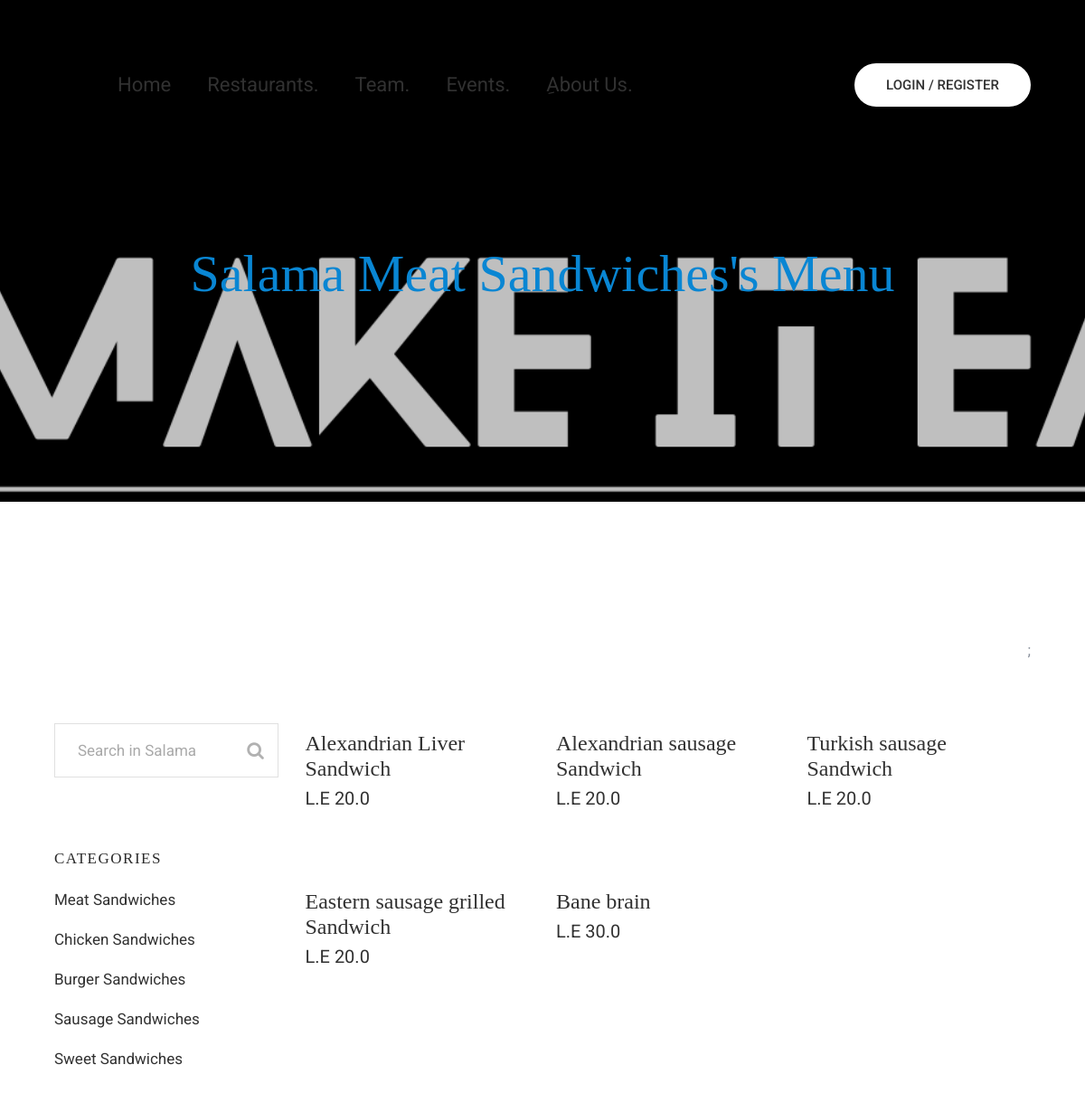
The app's page /Restaurant_view/salama/meat-sandwiches-salama with its own data.
### categories_and_products/models.py (models this page shows, shortened)
class Category(models.Model):
    Category_name = models.CharField(max_length=250,unique = True,)
    display_name =  models.CharField(max_length=250, blank=True,null = True)
    categoryslug = models.SlugField(unique=True, db_index=True,blank=True,null = True)
    image = models.ImageField(
        upload_to="Categories", blank=True,null = True )
    active = models.BooleanField(default=True)
    created = models.DateTimeField(auto_now_add=True)
    Restaurant = models.ForeignKey(
        Restaurant, on_delete=models.CASCADE, blank=True,null= True)
    def get_absolute_url_category(self):
        return reverse('categories_and_products:category_details', args=[self.Restaurant.restaurant_slug] + [self.categoryslug])
    class Meta:
        verbose_name_plural = "Categories"

class Restaurant(models.Model):
    Name = models.CharField(max_length=250, blank=True, unique=True,null = True)
    restaurant_slug = models.SlugField(unique=True, db_index=True)
    address = models.CharField(max_length=250, blank=True,null = True,)
    image = models.ImageField(
        upload_to="Restaurant", blank=True, )
    delivery_fees = models.FloatField()
    created = models.DateTimeField(auto_now_add=True)
    active = models.BooleanField(default=True)
    class Meta:
        verbose_name_plural = "Restaurants"

class Product(models.Model):
    name = models.CharField(max_length=250, blank=True)
    ArabicName = models.CharField(max_length = 250, blank = True, null= True)
    productslug = models.SlugField(unique=True, db_index=True,)
    Restaurant = models.ForeignKey(
        Restaurant, on_delete=models.CASCADE, blank=True,null= True)
    description = models.TextField(blank=True)
    price = models.FloatField(default=0)
    category = models.ForeignKey(Category, on_delete=models.CASCADE,blank=True,null = True,)
    boughtPrice = models.FloatField(blank=True, null=True, default=0)
    offerPercentage = models.FloatField(blank=True, null=True,)
    active = models.BooleanField(default=True)
    Most_Popular = models.BooleanField(default=False)
    New_Products = models.BooleanField(default=False)
    Best_Offer = models.BooleanField(default=False)
    created = models.DateTimeField(auto_now_add=True)
    def get_absolute_url(self):
        return reverse("categories_and_products:product_details", args=[self.Restaurant.restaurant_slug] + [self.productslug])
    def get_absolute_searched_url(self):
        return reverse("categories_and_products:searched_Page_Restaurants_Products", args=[self.Restaurant.restaurant_slug])
    def discountpercentage(self):
        if self.boughtPrice:
            discountAmount = self.boughtPrice - self.price
            self.offPercentage = (discountAmount/self.oldPrice) * 100
            return (int(self.offPercentage))
        else:
            pass
    offerPercentage = property(discountpercentage)

### categories_and_products/views.py (the view)
# urls.py: path('Restaurant_view/<slug:restaurant_slug>/<slug:categoryslug>',views.category_details,name='category_details'),
def category_details(request, categoryslug, restaurant_slug):
    products = Product.objects.filter(active=True, category__categoryslug=categoryslug)
    categories = Category.objects.filter(active=True, categoryslug=categoryslug)
    category_list = Category.objects.filter(
        active=True, Restaurant__restaurant_slug=restaurant_slug
    )
    restaurant = Restaurant.objects.filter(active=True, restaurant_slug=restaurant_slug)
    context = {
        "products": products,
        "categories": categories,
        "category_list": category_list,
        "restaurant": restaurant,
    }
    if request.method == "POST":
        if request.user.is_authenticated:
            pass
        else:
            return redirect("Register_Login:login")
    return render(request, "categories_details.html", context)

### categories_and_products/templates/categories_details.html (shortened to what this page needs)
{% extends "base.html" %} {% block content %} {% load static %}
<div
  class="inner-banner pos-r banner-bg bg-style-two"
  style="background-image: url(../static/images/shop/bbg2.png)"
>
  <div class="opacity">
    <div class="container">
      {% for categories in categories %}
      <h2><span style="color: rgb(9, 134, 211)" data-wow-delay="0.9s">{{categories.Restaurant.Name}} {{categories.display_name}}'s Menu</span>
      </h2>
      {% endfor %}
    </div>
  </div>
</div>
<div class="full-width-container pt-150 pb-180 md-pb-120 md-pt-120">
  <div class="row">
    <div class="col-xl-9 col-lg-8 order-lg-last">
      <div
        class="product-filter-area d-flex justify-content-between align-items-center"
      >
        <div class="shop-demo-filter">;</div>
      </div>
      <div class="product-showcase">
        <div class="row gutter-80">
          {% for products in products %}
          <div class="col-xl-4 col-lg-6 col-md-4 col-sm-6">
            <div class="single-product-case">
              <div class="info">
                <a href="{{products.get_absolute_url}}" class="product-name"
                  >{{products.name}}</a
                >
                <div class="price">L.E {{products.price}}</div>
              </div>
            </div>
          </div>
          {% endfor %}
        </div>
      </div>
    </div>
    <div class="col-xl-3 col-lg-4 col-md-6 col-sm-8 col-12 order-lg-first">
      <div class="theme-sidebar-widget">
        <div class="single-block mb-80 mt-95">
          {% for products in products %}
          <form method = "GET" action="{{products.get_absolute_searched_url}}" class="sidebar-search">
            {% endfor %}
          {% for restaurant in restaurant %}
          <input name="searched" type="text" placeholder="Search in {{restaurant.Name}}" />
          {% endfor %}
			  <button type= "submit"><i class="fa fa-search" aria-hidden="true"></i></button>
			</form>
		  </div>
        <div class="single-block mb-80 main-menu-list">
          <h4 class="sidebar-title">Categories</h4>
          <ul class="list-item">
            {% for category_list in category_list %}
            <li>
              <a href="{{category_list.get_absolute_url_category}}"
                >{{category_list.display_name}}</a
              >
            </li>
            {% endfor %}
          </ul>
        </div>
      </div>
    </div>
  </div>
</div>
{% endblock content %}

### static/css/responsive.css (style rules this page uses)
@media (min-width: 992px) { .container { padding-right: 0;padding-left: 0; } }

### static/css/framework.css (style rules this page uses)
* { margin:0;padding:0;-webkit-box-sizing: border-box;-moz-box-sizing: border-box;box-sizing: border-box; }
html,body,div,span,applet,object,iframe,h1,h2,h3,h4,h5,h6,p,blockquote,pre,a,abbr,acronym,address,big,cite,code,dfn,em,img,ins,kbd,q,s,samp,small,strike,strong,sub,sup,tt,var,dl,dt,dd,ol,ul,li,fieldset,form,label,legend,table,caption,tbody,tfoot,thead,tr,th,td { vertical-align:baseline;text-decoration:none;margin:0;padding:0; }
ol,ul { list-style-type: none; }
a { text-decoration: none; display: inline-block; color: inherit; }
button { border:none;outline: none;box-shadow: none;display: block; padding: 0;cursor: pointer;background: transparent; }
input,textarea { outline: none; box-shadow: none;transition: all 0.3s ease-in-out; }
.pt-150 { padding-top: 150px; }
.pb-180 { padding-bottom: 180px; }
.mt-95 { margin-top: 95px; }
.mb-80 { margin-bottom: 80px; }

### records on screen
Category: Restaurant.Name "Salama", display_name "Meat Sandwiches"
Product: name "Alexandrian Liver Sandwich", price "20.0"
Product: name "Alexandrian sausage Sandwich", price "20.0"
Product: name "Turkish sausage Sandwich", price "20.0"
Product: name "Eastern sausage grilled Sandwich", price "20.0"
Product: name "Bane brain", price "30.0"
Restaurant: searched "Search in Salama"
Category: display_name "Chicken Sandwiches"
Category: display_name "Burger Sandwiches"
Category: display_name "Sausage Sandwiches"
Category: display_name "Sweet Sandwiches"
